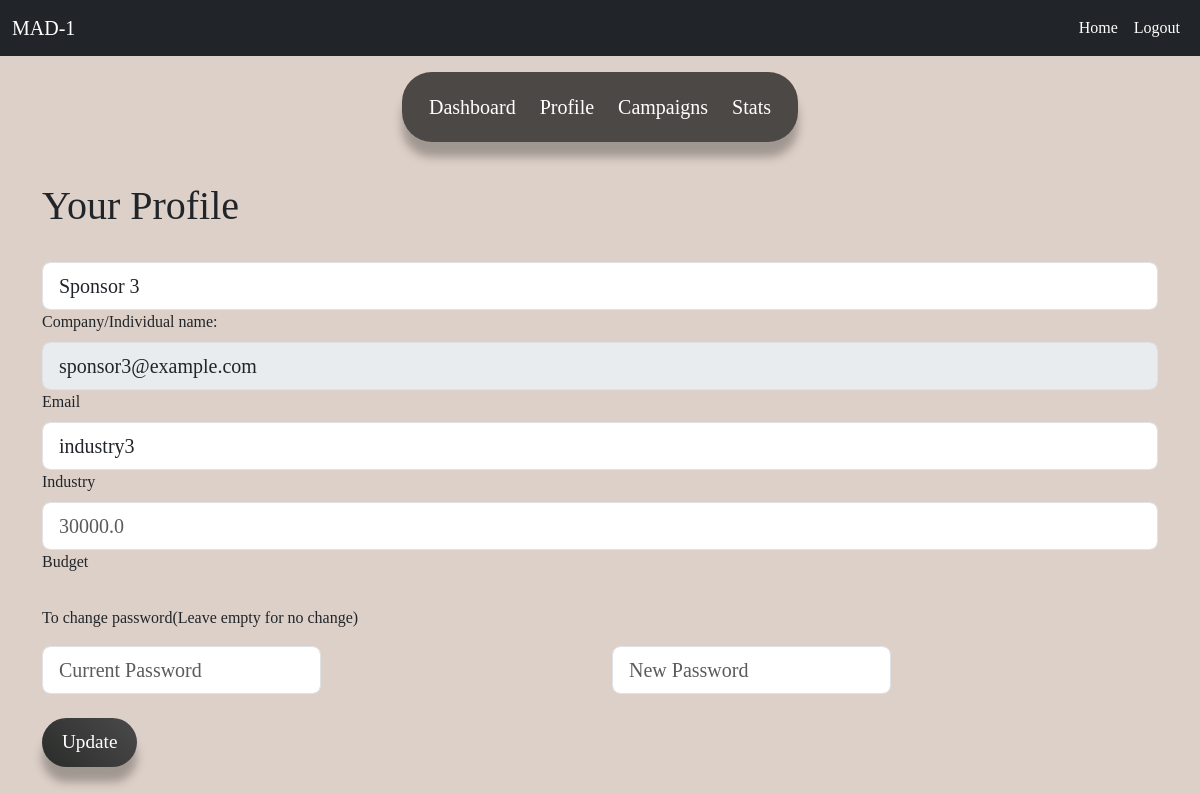
Before: /sponsor/profile (signed in) with the older database file.
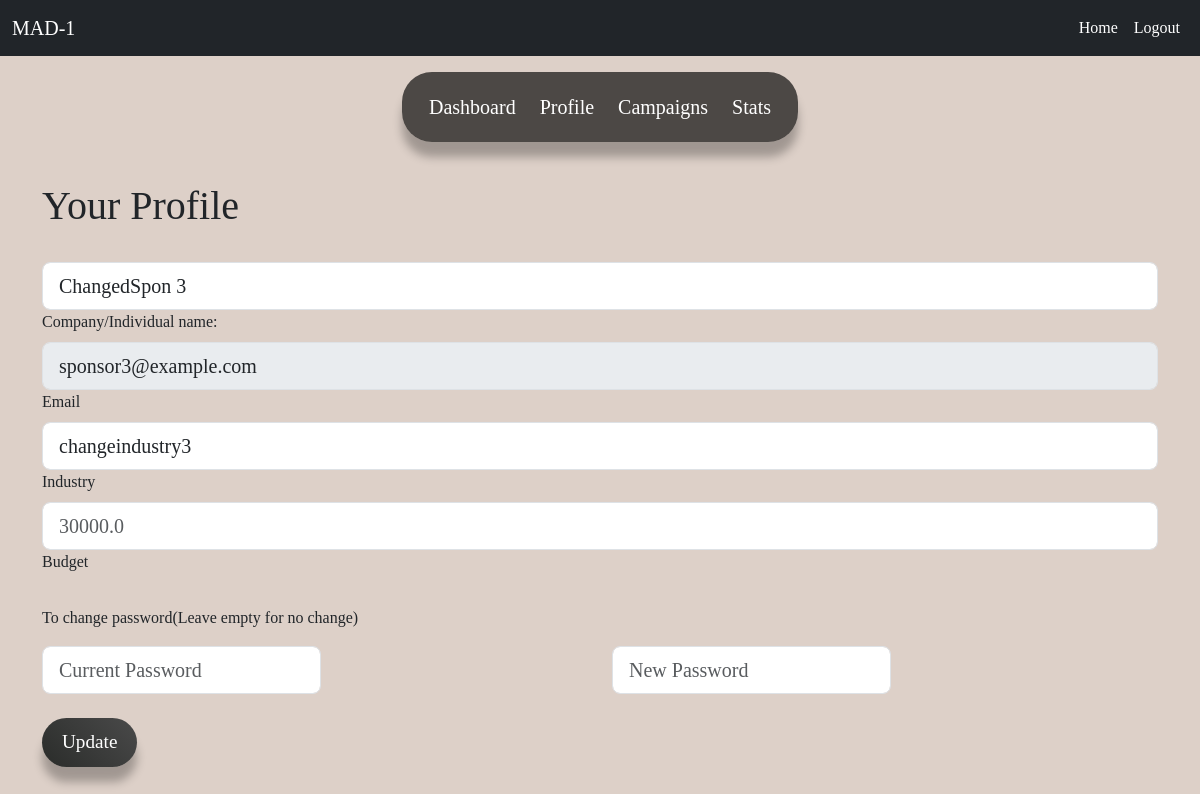
After: the same page with the newer database file.
### website/models.py (models this page shows)
class Sponsor(db.Model):
    __tablename__ = 'sponsor'
    id = db.Column(db.Integer, db.ForeignKey('user.id'), primary_key=True)
    name = db.Column(db.String(150), nullable=False)
    industry = db.Column(db.String(100), nullable=False)
    budget = db.Column(db.Float, nullable=False)
    total_spent = db.Column(db.Float, nullable=True)
    user = db.relationship('User', back_populates='sponsor')
    campaigns = db.relationship('Campaign', back_populates='sponsor')
    negotiations = db.relationship('Negotiation', back_populates='sponsor')

### website/views.py (the view, shortened to what this page needs)
@views.route('sponsor/profile',  methods=['GET', 'POST'])
@login_required
def sponsor_profile():
    sponsor = Sponsor.query.get(current_user.id)
    return render_template('sponsor_profile.html', sponsor=sponsor, user = current_user)

### website/__init__.py (called while the page is built)
def create_app():
    myapp = Flask(__name__)
    myapp.config['SECRET_KEY'] = 'mysecretkey'
    myapp.config['SQLALCHEMY_DATABASE_URI'] = 'sqlite:///database.sqlite3'
    db.init_app(myapp)
    api.init_app(myapp)
    from .auth import auth
    from .views import views
    myapp.register_blueprint(views,url_prefix = '/')
    myapp.register_blueprint(auth,url_prefix = '/auth')
    with myapp.app_context():
        db.create_all()
    login_manager = LoginManager()
    login_manager.login_view = 'views.home'
    login_manager.init_app(myapp)
    @login_manager.user_loader
    def load_user(user_id):
        return User.query.get(int(user_id))
    return myapp

### website/templates/sponsor_profile.html (shortened to what this page needs)
{% extends 'base.html' %}
{% block content %}
    <div class="container-fluid">
        <div class="row justify-content-center">
            <nav id="sponsor_navbar" class="navbar navbar-expand-lg mt-2" >
                <div class="container-fluid">
                    <div class="collapse navbar-collapse justify-content-center" id="navbarCenteredExample">
                        <ul class="nav-links">
                            <li><a href="{{ url_for('views.sponsor_dashboard') }}">Dashboard</a></li>
                            <li class="center"><a href="{{ url_for('views.sponsor_profile') }}">Profile</a></li>
                            <li class="upward"><a href="{{ url_for('views.sponsor_campaigns') }}">Campaigns</a></li>
                            <li class="forward"><a href="{{ url_for('views.sponsor_stats') }}">Stats</a></li>
                        </ul>
                    </div>
                </div>
            </nav>
        </div>
        <div class="container mt-3">
            <h1>Your Profile</h1>
            <br>
            <form action="{{ url_for('views.sponsor_profile') }}" method="post">
                <div data-mdb-input-init class="form-outline">
                    <input type="text" class="form-control form-control-lg" value="{{ sponsor.name }}"  placeholder="{{ sponsor.name }}" id="name" name="name">
                    <label class="form-label" for="name">Company/Individual name:</label>
                </div>
                <div data-mdb-input-init class="form-outline">
                    <input type="email" id="email" name="email" placeholder="{{ current_user.email }}" value="{{ current_user.email }}" class="form-control form-control-lg" disabled>
                    <label class="form-label" for="email">Email</label>
                </div>
                <div data-mdb-input-init class="form-outline">
                    <input type="text" name="industry" placeholder="{{ sponsor.industry }}" value="{{ sponsor.industry }}" class="form-control form-control-lg" id="industry" />
                    <label for="industry" class="form-label">Industry</label>
                </div>
                <div data-mdb-input-init class="form-outline">
                    <input type="number" name="budget" placeholder="{{ sponsor.budget }}" class="form-control form-control-lg" id="budget" />
                    <label for="budget" class="form-label">Budget</label>
                </div>
                <br>
                <p>To change password(Leave empty for no change)</p>
                <div class="row">
                <div class="col-md-6 mb-4 d-flex align-items-center">
                <div data-mdb-input-init class="form-outline">
                    <input type="password" name="current_password"  placeholder="Current Password" class="form-control form-control-lg" id="budget" />
                </div>
                </div>
                <div class="col-md-6 mb-4 d-flex align-items-center">
                <div data-mdb-input-init class="form-outline">
                    <input type="text" name="new_password"  placeholder="New Password" class="form-control form-control-lg" id="budget" />
                </div>
                </div>
                </div>
                <button type="submit" class="grey-btn">Update</button>
              </form>
        </div>
    </div>
{% endblock %}

Changed rows visible on the page:
changed Sponsor: name "Sponsor 3" → "ChangedSpon 3"; industry "industry3" → "changeindustry3"
